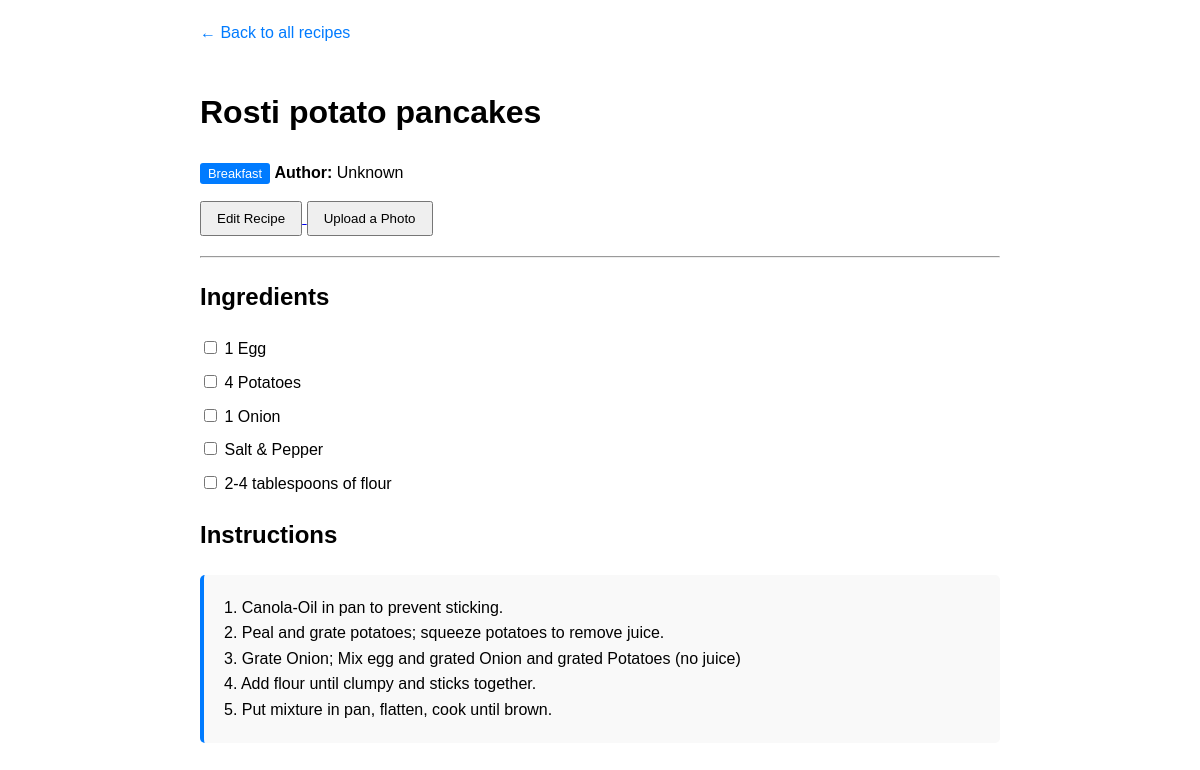
/recipe/1/ (signed in), run on the app's committed database.
### recipes/models.py (models this page shows, shortened)
class Recipe(models.Model):
    title = models.CharField(max_length=200)
    category = models.CharField(max_length=100)
    author = models.CharField(max_length=100, blank=True, null=True)
    ingredients = models.TextField(help_text="Put each ingredient on a new line")
    instructions = models.TextField()
    created_at = models.DateTimeField(auto_now_add=True)

### recipes/views.py (the view)
# urls.py: path('recipe/<int:pk>/', views.recipe_detail, name='recipe_detail'),
@login_required
def recipe_detail(request, pk):
    recipe = get_object_or_404(Recipe, pk=pk)
    ingredients_list = [line.strip() for line in recipe.ingredients.split('\n') if line.strip()]
    context = {
        'recipe': recipe,
        'ingredients_list': ingredients_list,
    }
    return render(request, 'recipes/recipe_detail.html', context)

### recipes/templates/recipes/recipe_detail.html (shortened to what this page needs)
<!DOCTYPE html>
<html lang="en">
<head>
</head>
<body>
    <a href="{% url 'recipe_list' %}" class="back-link">&larr; Back to all recipes</a>
    <h1>{{ recipe.title }}</h1>
    <p><span class="category-tag">{{ recipe.category }}</span> <strong>Author:</strong> {{ recipe.author|default:"Unknown" }}</p>
    <div style="margin-bottom: 20px;">
        <a href="{% url 'recipe_edit' recipe.pk %}">
            <button style="padding: 8px 15px; cursor: pointer;">Edit Recipe</button>
        </a>
        <a href="{% url 'photo_upload' recipe.pk %}">
            <button style="padding: 8px 15px; cursor: pointer;">Upload a Photo</button>
        </a>
    </div>
    <hr>
    <h2>Ingredients</h2>
    <form>
        {% for ingredient in ingredients_list %}
            <div class="ingredient-item">
                <input type="checkbox" id="ingredient_{{ forloop.counter }}">
                <label for="ingredient_{{ forloop.counter }}">{{ ingredient }}</label>
            </div>
        {% endfor %}
    </form>
    <h2>Instructions</h2>
    <div class="instructions-box">{{ recipe.instructions }}</div>
</body>
</html>

### recipes/templates/recipes/recipe_detail.html (style rules this page uses)
body { font-family: sans-serif; padding: 20px; max-width: 800px; margin: 0 auto; line-height: 1.6; }
.back-link { display: inline-block; margin-bottom: 20px; text-decoration: none; color: #007BFF; }
.category-tag { background: #007BFF; color: white; padding: 3px 8px; border-radius: 3px; font-size: 0.8em; }
.ingredient-item { margin-bottom: 8px; }
.instructions-box { background: #f9f9f9; padding: 20px; border-radius: 5px; border-left: 4px solid #007BFF; white-space: pre-wrap; }

### data on the page
Recipe: title "Rosti potato pancakes", category "Breakfast", author "Unknown", instructions "1. Canola-Oil in pan to prevent sticking. 2. Peal and grate potatoes; squeeze potatoes to remove juice. 3. Grate Onion; Mix egg and grated Onion and grated Potatoes (no juice) 4. Add flour until clumpy and sticks together. 5. Put mixture in pan, flatten, cook until brown."

### other printed values
{{ ingredient }} "1 Egg" "4 Potatoes" "1 Onion" "Salt & Pepper" "2-4 tablespoons of flour"
